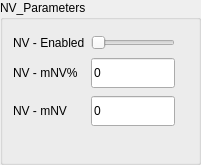
       <widget class="QGroupBox" name="grpBox_NV_parameters">
        <property name="geometry">
         <rect>
          <x>20</x>
          <y>510</y>
          <width>201</width>
          <height>165</height>
         </rect>
        </property>
        <property name="styleSheet">
         <string notr="true"/>
        </property>
        <property name="title">
         <string>NV_Parameters</string>
        </property>
        <widget class="QWidget" name="layoutWidget_23">
         <property name="geometry">
          <rect>
           <x>13</x>
           <y>33</y>
           <width>179</width>
           <height>96</height>
          </rect>
         </property>
         <layout class="QGridLayout" name="gridLayout_52">
          <item row="0" column="0">
           <widget class="QLabel" name="lblMptEnabled_20">
            <property name="styleSheet">
             <string notr="true"/>
            </property>
            <property name="text">
             <string>NV - Enabled</string>
            </property>
           </widget>
          </item>
          <item row="0" column="1">
           <widget class="QSlider" name="hSlider_SELL_IndicatorEnabled_27">
            <property name="styleSheet">
             <string notr="true"/>
            </property>
            <property name="maximum">
             <number>5</number>
            </property>
            <property name="orientation">
             <enum>Qt::Horizontal</enum>
            </property>
           </widget>
          </item>
          <item row="1" column="0">
           <widget class="QLabel" name="lblNvIncreasePercentage_5">
            <property name="styleSheet">
             <string notr="true"/>
            </property>
            <property name="text">
             <string>NV - mNV%</string>
            </property>
           </widget>
          </item>
          <item row="2" column="1">
           <widget class="QLineEdit" name="txtNvMinNetVolume_5">
            <property name="sizePolicy">
             <sizepolicy hsizetype="Expanding" vsizetype="Fixed">
              <horstretch>0</horstretch>
              <verstretch>0</verstretch>
             </sizepolicy>
            </property>
            <property name="minimumSize">
             <size>
              <width>0</width>
              <height>30</height>
             </size>
            </property>
            <property name="styleSheet">
             <string notr="true"/>
            </property>
            <property name="text">
             <string>0</string>
            </property>
           </widget>
          </item>
          <item row="1" column="1">
           <widget class="QLineEdit" name="txtNvIncreasePercentage_5">
            <property name="minimumSize">
             <size>
              <width>0</width>
              <height>30</height>
             </size>
            </property>
            <property name="styleSheet">
             <string notr="true"/>
            </property>
            <property name="text">
             <string>0</string>
            </property>
           </widget>
          </item>
          <item row="2" column="0">
           <widget class="QLabel" name="lblNvMinNetVolume_5">
            <property name="styleSheet">
             <string notr="true"/>
            </property>
            <property name="text">
             <string>NV - mNV</string>
            </property>
           </widget>
          </item>
          <item row="1" column="2">
           <spacer name="horizontalSpacer_14">
            <property name="orientation">
             <enum>Qt::Horizontal</enum>
            </property>
            <property name="sizeHint" stdset="0">
             <size>
              <width>40</width>
              <height>20</height>
             </size>
            </property>
           </spacer>
          </item>
         </layout>
        </widget>
       </widget>
